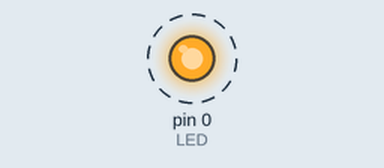
This sketch was run on a simulated Arduino Uno, built with avr-gcc and run on an emulated ATmega328P. Parts: output pins drawn as LEDs (lit = HIGH). Dashed ring = blinking.

Above: at 0.5 s.
Timing chart, 0 to 4.8 s (numbered marks = the images above):
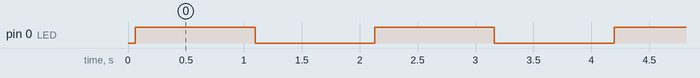

Measured:
- by itself, pin 0 (LED): alternates HIGH for 1.0 s and LOW for 1.0 s

The sketch:

teste_tiny.ino
```cpp
#include <SoftwareSerial.h>

SoftwareSerial mySerial(1, 2);


void setup()
{
 mySerial.begin(2400);
 mySerial.println("Hello, world?");
 pinMode(0, OUTPUT);
}

void loop() {
 digitalWrite(0, digitalRead(0) ^ 1); // set the LED on
 delay(1000); // wait for a second
 mySerial.println("Vai...");
 //digitalWrite(0, LOW); // set the LED off
 //delay(1000); // wait for a second
}
```
